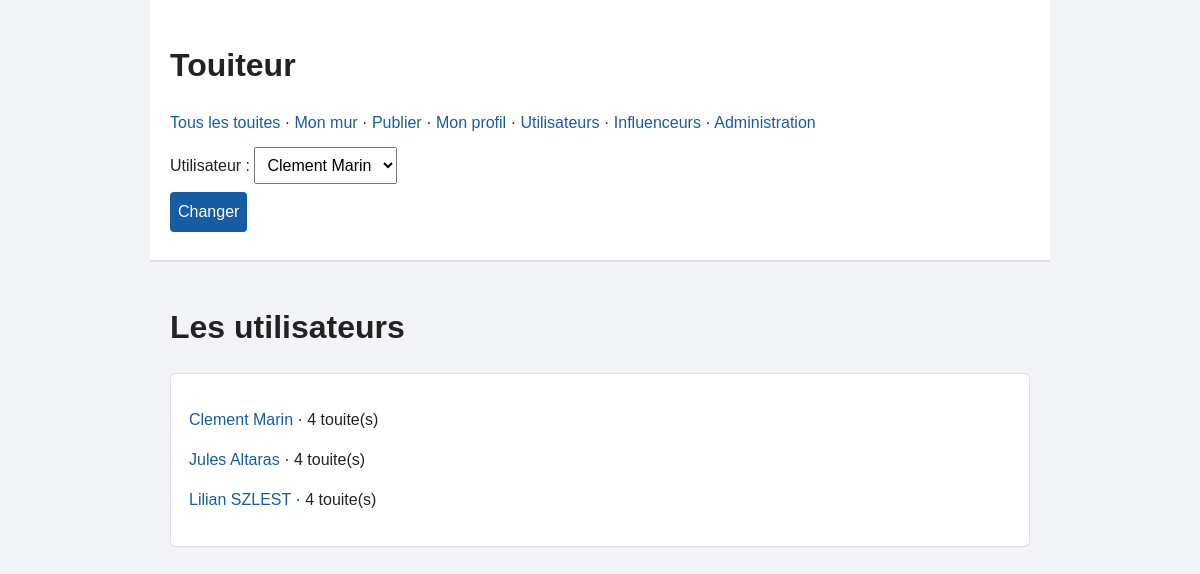
The page /?action=users on the database as committed earlier.
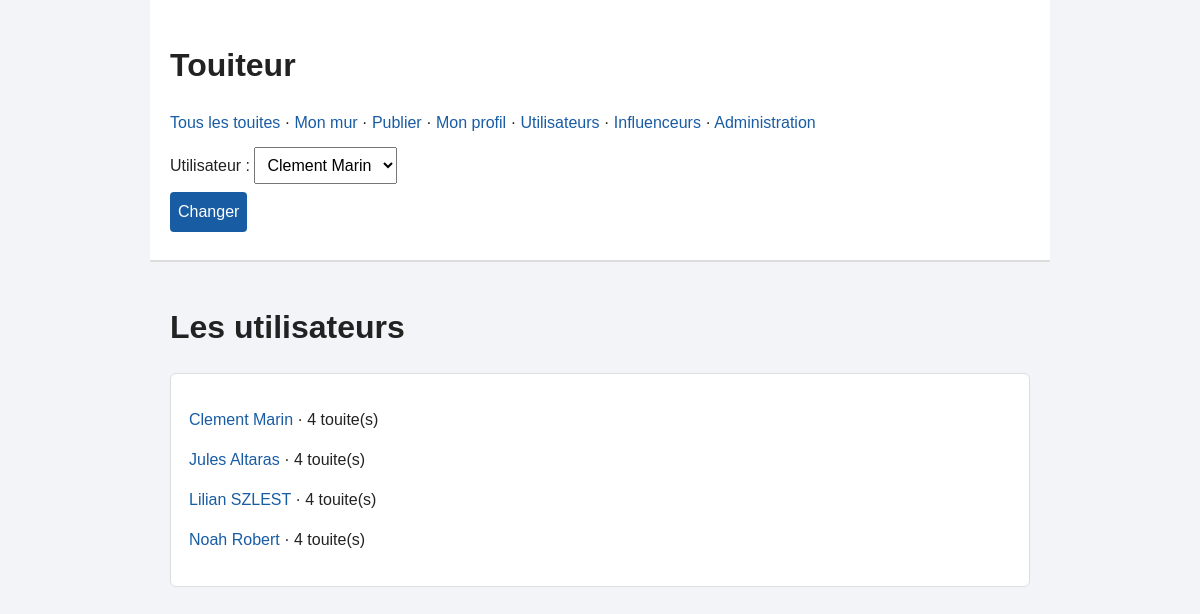
The same page on the database as committed later.
### tables this page shows
CREATE TABLE UTILISATEUR (
    id_utilisateur INT,
    nom VARCHAR(50),
    prenom VARCHAR(50),
    email VARCHAR(100),
    nb_touites INT DEFAULT 0,

    CONSTRAINT pk_utilisateur PRIMARY KEY (id_utilisateur),
    CONSTRAINT uq_utilisateur_email UNIQUE (email)
);

### index.php (called while the page is built, shortened)
<?php
$dispatcher = new Dispatcher();
$dispatcher->run();

### classes/config/Connexion.php (called while the page is built, shortened)
<?php
class Connexion
{
    private static ?\PDO $pdo = null;
    public static function obtenir(): ?\PDO
    {
        if (self::$pdo !== null) {
            return self::$pdo;
        }
        $config = parse_ini_file(__DIR__ . '/touiteur.ini');
        $dsn = 'mysql:host=' . $config['host'] . ';port=' . $config['port'];
        $dsn .= ';dbname=' . $config['database'] . ';charset=utf8mb4';
        try {
            $pdo = new \PDO($dsn, $config['username'], $config['password']);
            $pdo->setAttribute(\PDO::ATTR_ERRMODE, \PDO::ERRMODE_EXCEPTION);
            $pdo->setAttribute(\PDO::ATTR_DEFAULT_FETCH_MODE, \PDO::FETCH_ASSOC);
            foreach (['TAG', 'IMAGE', 'SUIVRE', 'ABONNEMENT_TAG', 'TOUITE_TAG'] as $table) {
                $pdo->query('SELECT * FROM ' . $table . ' LIMIT 1');
            }
            $pdo->query('SELECT * FROM TOUITE LIMIT 1');
            $pdo->exec("SET time_zone = '" . date('P') . "'");
            self::$pdo = $pdo;
            return $pdo;
        } catch (\PDOException $e) {
            die('Erreur BDD : ' . htmlspecialchars($e->getMessage()));
        }
    }
}

### classes/repository/Repository.php (called while the page is built, shortened)
<?php
class Repository
{
    public function __construct()
    {
        $this->pdo = Connexion::obtenir();
    }
}

### classes/repository/UtilisateurRepository.php (called while the page is built, shortened)
<?php
class UtilisateurRepository extends Repository {
    public function tous(): array {
        $sql     = 'SELECT id_utilisateur FROM UTILISATEUR ORDER BY prenom, nom';
        $requete = $this->pdo->prepare($sql);
        $requete->execute();
        $lignes = $requete->fetchAll();
        $resultat = [];
        foreach ($lignes as $ligne) {
            $resultat[] = $this->trouver($ligne['id_utilisateur']);
        }
        return $resultat;
    }
    public function trouver(int $id): Utilisateur {
        $sql     = 'SELECT * FROM UTILISATEUR WHERE id_utilisateur = ?';
        $requete = $this->pdo->prepare($sql);
        $requete->execute([$id]);
        $ligne = $requete->fetch();
        return new Utilisateur($id, (string) $ligne['nom'], (string) $ligne['prenom'],
        (string) $ligne['email'], (int) $ligne['nb_touites']);
    }
}

### classes/classes principales/Utilisateur.php (called while the page is built, shortened)
<?php
class Utilisateur
{
    public string $nom;
    public string $prenom;
    public function __construct(int $id, string $nom, string $prenom, string $email, int $nbTouites)
    {
        $this->id = $id;
        $this->nom = $nom;
        $this->prenom = $prenom;
        $this->nbTouites = $nbTouites;
    }
    public function nomComplet(): string
    {
        return $this->prenom . " " . $this->nom;
    }
}

### classes/action/ListerUtilisateursAction.php (the view, shortened to what this page needs)
<?php
class ListerUtilisateursAction extends Action {
    public function execute(): string {
        $repo         = new UtilisateurRepository();
        $utilisateurs = $repo->tous();
        $html         = '<h1>Les utilisateurs</h1>
            <section class="card">';
        foreach ($utilisateurs as $u) {
            $html .= '<p>
                <a href="?action=author&id=' . $u->id . '">' . htmlspecialchars($u->nomComplet()) . '</a>';
                $html .= ' · ' . $u->nbTouites . ' touite(s)
                    </p>';
            }
            return $html . '
                </section>';
        }
    }

Rows that differ between the two databases and show on the page:
added utilisateur: $u->nomComplet() "Noah Robert", nb_touites "4"
